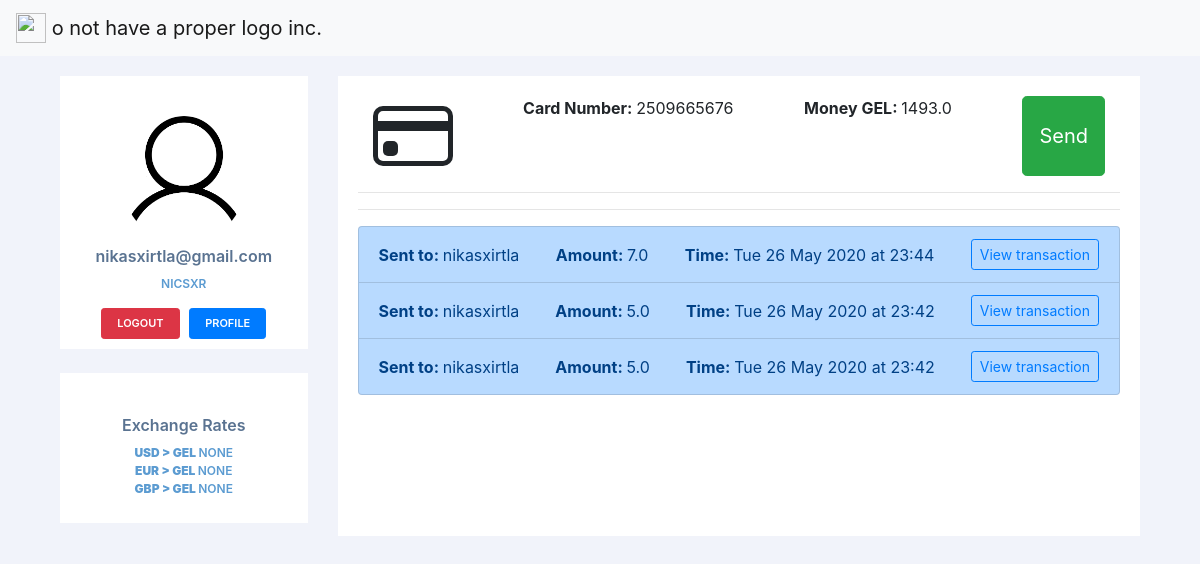
The page /dashboard/ (signed in) on the database as committed earlier.
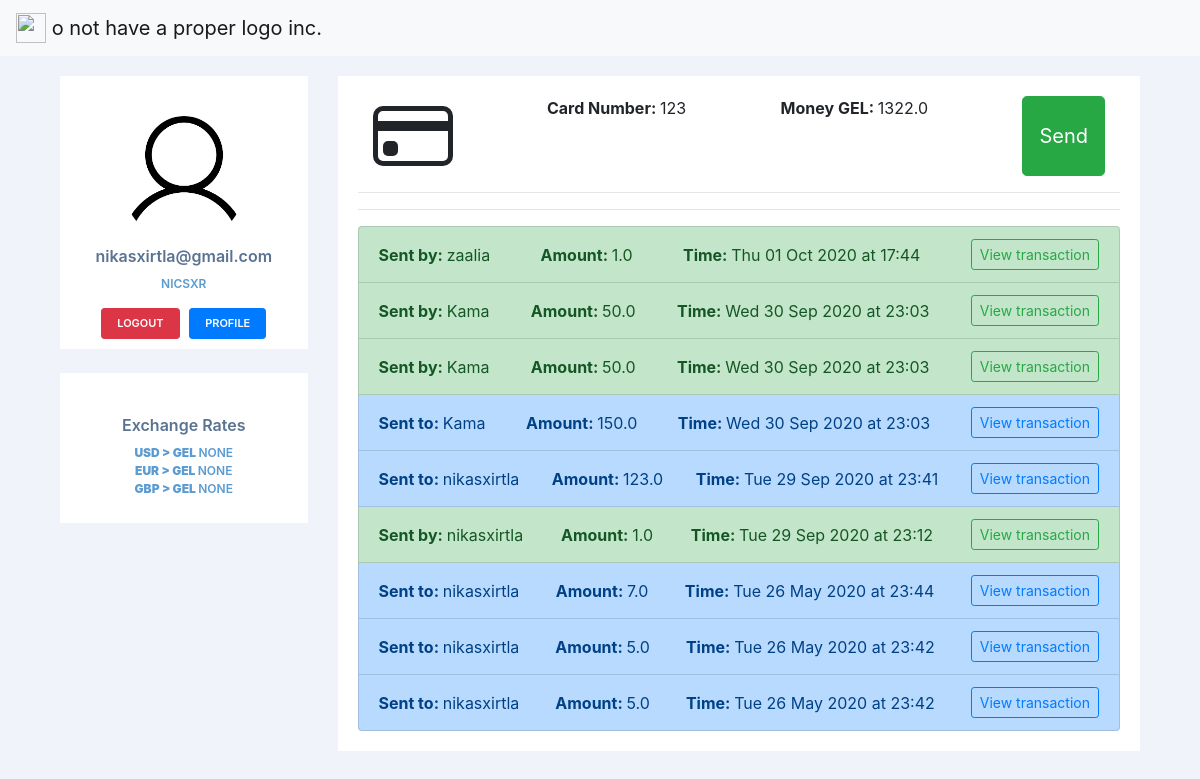
The same page on the database as committed later.
### accounts/models.py (models this page shows, shortened)
class Account(AbstractBaseUser):
	email 					= models.EmailField(verbose_name="email", max_length=60, unique=True)
	username 				= models.CharField(max_length=30, unique=True)
	date_joined				= models.DateTimeField(verbose_name='date joined', auto_now_add=True)
	last_login				= models.DateTimeField(verbose_name='last login', auto_now=True)
	is_admin				= models.BooleanField(default=False)
	is_active				= models.BooleanField(default=True)
	is_staff				= models.BooleanField(default=False)
	is_superuser			= models.BooleanField(default=False)
	card_number 			= models.CharField(default=random_card(10), max_length=10)
	money                   = models.FloatField(default=10)
	USERNAME_FIELD = 'username'
	REQUIRED_FIELDS = ['email']
	objects = MyAccountManager()

class Card(models.Model):
	owner = models.ForeignKey(Account, on_delete=models.CASCADE)
	number = models.CharField(default=random_card(10), max_length=10)
	money = models.FloatField(default=10)
	objects = models.Manager()

class Transaction(models.Model):
	id = models.UUIDField(primary_key=True, default=uuid.uuid4, editable=False)
	sender = models.ForeignKey(Card, on_delete = models.CASCADE, related_name='sender')
	receiver = models.ForeignKey(Card, on_delete = models.CASCADE, related_name='receiver')
	sent_money = models.CharField(max_length=30)
	time_sent = models.DateTimeField(auto_now_add=True)
	objects = models.Manager()

### accounts/views.py (the view)
# urls.py: path('dashboard/', dashboard_view),
@login_required
def dashboard_view(request):
    user = request.user
    user_card = Card.objects.get(owner = user)
    my_transactions = Transaction.objects.filter(Q(sender = user_card) | Q(receiver = user_card)).order_by('-time_sent')
    cards = Card.objects.filter(owner=user)
    context = {
        'transactions': my_transactions,
        'cards': cards,
        'currency': currency
    }
    return render(request, 'dashboard/home.html', context)

### templates/dashboard/home.html (shortened to what this page needs)
{% extends "dashboard/base.html" %}
{% block content %}
{% for card in cards %}
    <div class="container d-flex justify-content-between">
        <span><strong>Card Number: </strong>{{card.number}}</span>
        <div>
            <strong>Money GEL: </strong>{{card.money}} <br>
        </div>
        <button type="button" class="btn btn-success btn-lg " onclick="location.href = '/dashboard/send';">Send</button>
    </div>
    <hr>
{% endfor %}
<hr>
<ul class="list-group">
    {% for tran in transactions  %}
    {% if tran.sender.owner == user %}
        <li class="list-group-item list-group-item-primary d-flex justify-content-between align-items-center">
            <span><strong>Sent to: </strong>{{tran.receiver.owner.username}}</span>
            <span><strong>Amount: </strong>{{tran.sent_money}}</span>
            <span><strong>Time: </strong>{{tran.time_sent|date:"D d M Y"}} at {{tran.time_sent|time:"H:i"}}</span>
            <a type="button" class="btn btn-outline-primary btn-sm" href = 'transaction/{{tran.id}}'>View transaction</a>
        </li>
    {% else %}
        <li class="list-group-item list-group-item-success d-flex justify-content-between align-items-center">
            <span><strong>Sent by: </strong>{{tran.sender.owner.username}}</span>
            <span><strong>Amount: </strong>{{tran.sent_money}}</span>
            <span><strong>Time: </strong>{{tran.time_sent|date:"D d M Y"}} at {{tran.time_sent|time:"H:i"}}</span>
            <a type="button" class="btn btn-outline-success btn-sm" href = 'transaction/{{tran.id}}'>View transaction</a>
        </li>
    {% endif %}
    {% endfor %}
</ul>
{% endblock content %}

### templates/dashboard/base.html (shortened to what this page needs)
{% load static %}
<!doctype html>
<html lang="en">
  <head>
    <link rel="stylesheet" href="https://stackpath.bootstrapcdn.com/bootstrap/4.4.1/css/bootstrap.min.css">
    <link rel="stylesheet" type="text/css" href="{% static 'css/style.css' %}">
  </head>
	<body>
    <nav class="navbar navbar-light bg-light">
      <a class="navbar-brand" href="/dashboard">
        <img src="https://upload.wikimedia.org/wikipedia/commons/thumb/8/82/Discord_black_D.svg/778px-Discord_black_D.svg.png" width="30" height="30" class="d-inline-block align-top" alt="">
        o not have a proper logo inc.
      </a>
    </nav>
    <div class="container">
      <div class="row profile">
          <div class="col-md-3">
              <div class="profile-sidebar">
                  <div class="profile-usertitle">
                      <div class="profile-userpic">
                          <a href='/dashboard'><img src="{% static 'profile_placeholder.png' %}" class="img-responsive" alt=""></a>
                      </div>
                      <div class="profile-usertitle-name">
                          {{user.email}}
                      </div>
                      <div class="profile-usertitle-job">
                          {{user.username}}
                      </div>
                  </div>
                  <div class="profile-userbuttons">
                      <button type="button" class="btn btn-danger btn-sm" onclick="location.href = '/logout';"> Logout </button>
                      <button type="button" class="btn btn-primary btn-sm" onclick="location.href = '/dashboard/profile';">Profile</button>
                  </div>
              </div>
              <br>
              {% if currency %}
                <div class="profile-sidebar">
                  <div class="profile-usertitle">
                      <div class="profile-usertitle-name">
                          Exchange Rates
                      </div>
                      <div class="profile-usertitle-job">
                          <strong>USD > GEL </strong>{{currency.usd_gel}} <br>
                          <strong>EUR > GEL </strong>{{currency.eur_gel}} <br>
                          <strong>GBP > GEL </strong>{{currency.gbp_gel}} <br>
                      </div>
                  </div>
                </div>
              <br>
              {% endif %}
          </div>
          <div class="col-md-9">
              <div class="profile-content">
                {% block content %}{% endblock content %}
              </div>
          </div>
      </div>
  </div>
	</body>
</html>

### static/css/style.css (style rules this page uses)
body { background: #F1F3FA; }
.profile { margin: 20px 0; }
.profile-sidebar { padding: 20px 0 10px 0; background: #fff; }
.profile-userpic img { float: none; margin: 0 auto; width: 50%; height: 50%; -webkit-border-radius: 50% !important; -moz-border-radius: 50% !important; border-radius: 50% !important; }
.profile-usertitle { text-align: center; margin-top: 20px; }
.profile-usertitle-name { color: #5a7391; font-size: 16px; font-weight: 600; margin-bottom: 7px; }
.profile-usertitle-job { text-transform: uppercase; color: #5b9bd1; font-size: 12px; font-weight: 600; margin-bottom: 15px; }
.profile-userbuttons { text-align: center; margin-top: 10px; }
.profile-userbuttons .btn { text-transform: uppercase; font-size: 11px; font-weight: 600; padding: 6px 15px; margin-right: 5px; }
.profile-userbuttons .btn:last-child { margin-right: 0px; }
a { color: inherit; text-decoration: none; }
.profile-content { padding: 20px; background: #fff; min-height: 460px; }

Rows that differ between the two databases and show on the page:
changed Card: number "2509665676" → "123"; money "1493.0" → "1322.0"
added Transaction: sender.owner.username "zaalia", sent_money "1.0", time_sent "Thu 01 Oct 2020", time_sent "17:44"
added Transaction: sender.owner.username "Kama", sent_money "50.0", time_sent "Wed 30 Sep 2020", time_sent "23:03"
added Transaction: sender.owner.username "Kama", sent_money "50.0", time_sent "Wed 30 Sep 2020", time_sent "23:03"
added Transaction: receiver.owner.username "Kama", sent_money "150.0", time_sent "Wed 30 Sep 2020", time_sent "23:03"
added Transaction: receiver.owner.username "nikasxirtla", sent_money "123.0", time_sent "Tue 29 Sep 2020", time_sent "23:41"
added Transaction: sender.owner.username "nikasxirtla", sent_money "1.0", time_sent "Tue 29 Sep 2020", time_sent "23:12"
